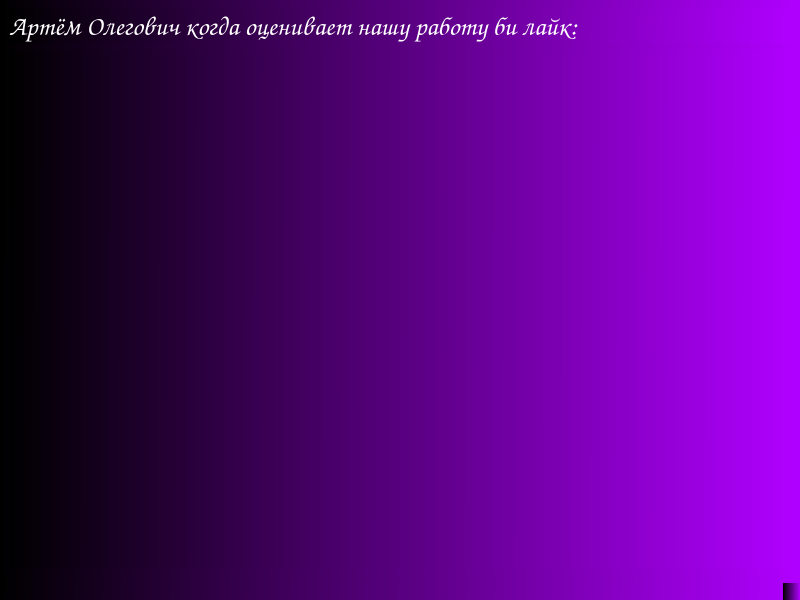
<?xml version="1.0" encoding="UTF-8"?>
<ui version="4.0">
 <class>MainWindow_2</class>
 <widget class="QMainWindow" name="MainWindow_2">
  <property name="geometry">
   <rect>
    <x>0</x>
    <y>0</y>
    <width>800</width>
    <height>600</height>
   </rect>
  </property>
  <property name="windowTitle">
   <string>MainWindow</string>
  </property>
  <property name="styleSheet">
   <string notr="true">background-color: qlineargradient(spread:pad, x1:0, y1:0.943, x2:1, y2:0.944, stop:0 rgba(0, 0, 0, 255), stop:1 rgba(176, 0, 255, 255));</string>
  </property>
  <widget class="QWidget" name="centralwidget">
   <layout class="QGridLayout" name="gridLayout">
    <item row="0" column="0">
     <widget class="QLabel" name="label">
      <property name="sizePolicy">
       <sizepolicy hsizetype="Ignored" vsizetype="Fixed">
        <horstretch>0</horstretch>
        <verstretch>0</verstretch>
       </sizepolicy>
      </property>
      <property name="font">
       <font>
        <family>Comic Sans MS</family>
        <pointsize>20</pointsize>
        <weight>75</weight>
        <bold>true</bold>
       </font>
      </property>
      <property name="styleSheet">
       <string notr="true">color: rgb(255, 255, 255);</string>
      </property>
      <property name="text">
       <string>Артём Олегович когда оценивает нашу работу би лайк:</string>
      </property>
     </widget>
    </item>
    <item row="1" column="0">
     <widget class="QLabel" name="label_2">
      <property name="sizePolicy">
       <sizepolicy hsizetype="Ignored" vsizetype="Preferred">
        <horstretch>0</horstretch>
        <verstretch>0</verstretch>
       </sizepolicy>
      </property>
      <property name="text">
       <string/>
      </property>
      <property name="alignment">
       <set>Qt::AlignCenter</set>
      </property>
     </widget>
    </item>
   </layout>
  </widget>
  <widget class="QMenuBar" name="menubar">
   <property name="geometry">
    <rect>
     <x>0</x>
     <y>0</y>
     <width>800</width>
     <height>21</height>
    </rect>
   </property>
  </widget>
  <widget class="QStatusBar" name="statusbar"/>
 </widget>
 <resources/>
 <connections/>
</ui>
